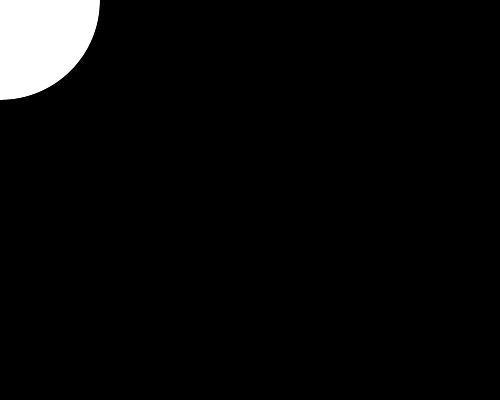
Frame 1 (no input)
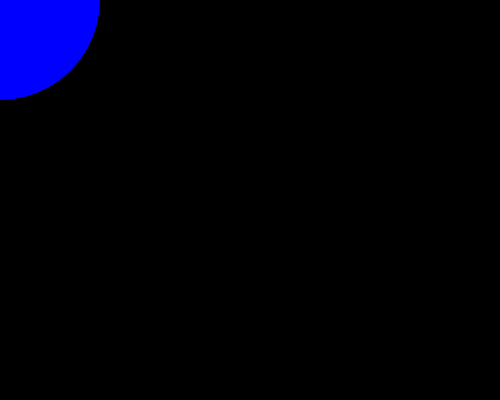
Frame 60 (the mouse pressed at the canvas centre just before this capture)
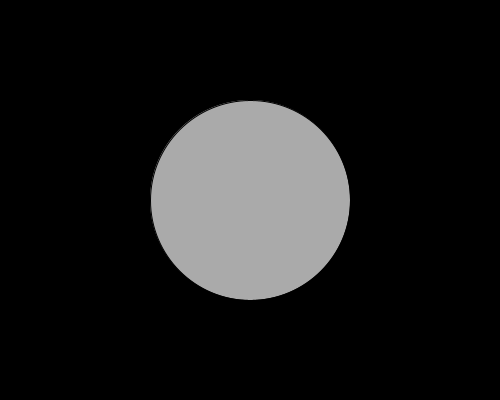
Frame 120 (the mouse held since frame 60 and released just before this capture)

The Processing sketch that drew these frames (run headless with seeded random() and noise(); from frame 60 on, the mouse is pressed at the canvas centre):

// Processing sketch: Fun_With_Variables
// ── Fun_With_Variables.pde
float i = 0;
void setup()
{
  background(0);
  size(500, 400);
  
}
void draw()
{
  background(0);
  i += 10;
  ellipse(mouseX, mouseY, 200 , 200 );
  fill(mouseX, mouseY, i);
  if(mousePressed)
  {
   fill(i %255);
  }
}
